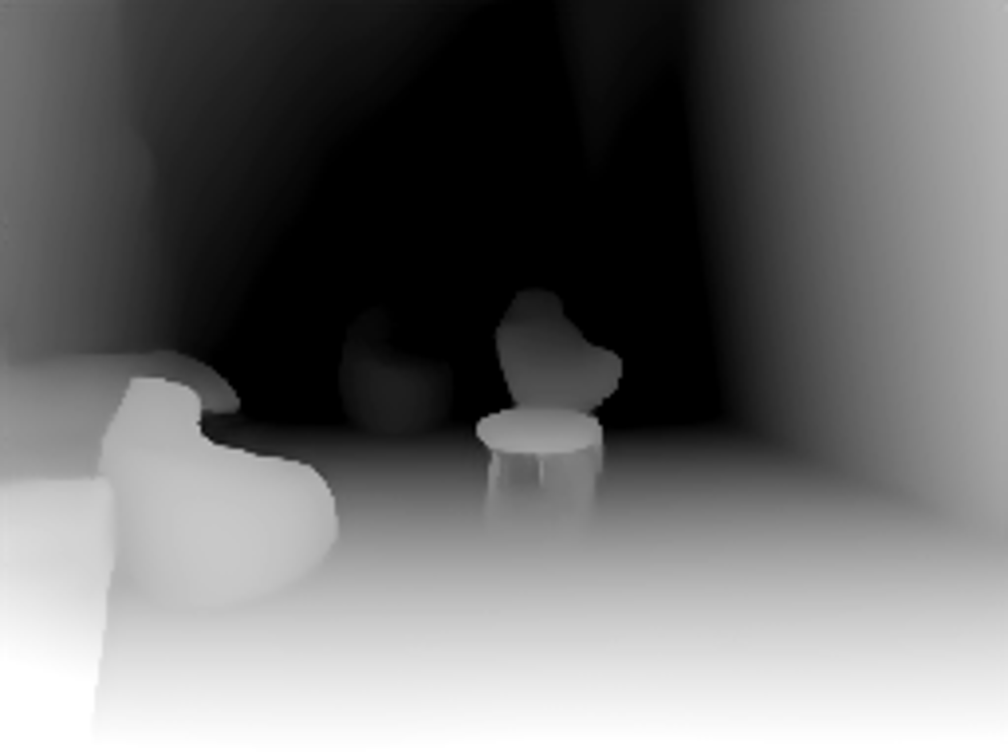
#> input picture data/scene_depth.png, 4032 x 3024 px (shown at 1/4 size)
$ python main.py
#> lines starting #> are read from the running program, lines starting #| are printed output that depends on the picture
import cv2
import numpy as np
import json

scene_image_via_prompt = False
prompt_choice = ["garden", "officeRoom", "luxuriousRoom"]
iter_choice = [0, 1]
if scene_image_via_prompt:
    # Load images
    scene_img = cv2.imread(f'sd_outputs/{prompt_choice[1]}/im_{iter_choice[0]}.png', cv2.IMREAD_COLOR)
    scene_img = cv2.resize(scene_img, (0, 0), fx=1.96875, fy=1.96875, interpolation=cv2.INTER_LINEAR)
else:
    # Load images
    scene_img = cv2.imread('data/scene.png', cv2.IMREAD_COLOR)
depth_img = cv2.imread('data/scene_depth.png', cv2.IMREAD_GRAYSCALE)
#> depth_img is the input picture: shape (3024, 4032); min 0, max 255, mean 110.4

object_img = cv2.imread('data/object.png', cv2.IMREAD_UNCHANGED)
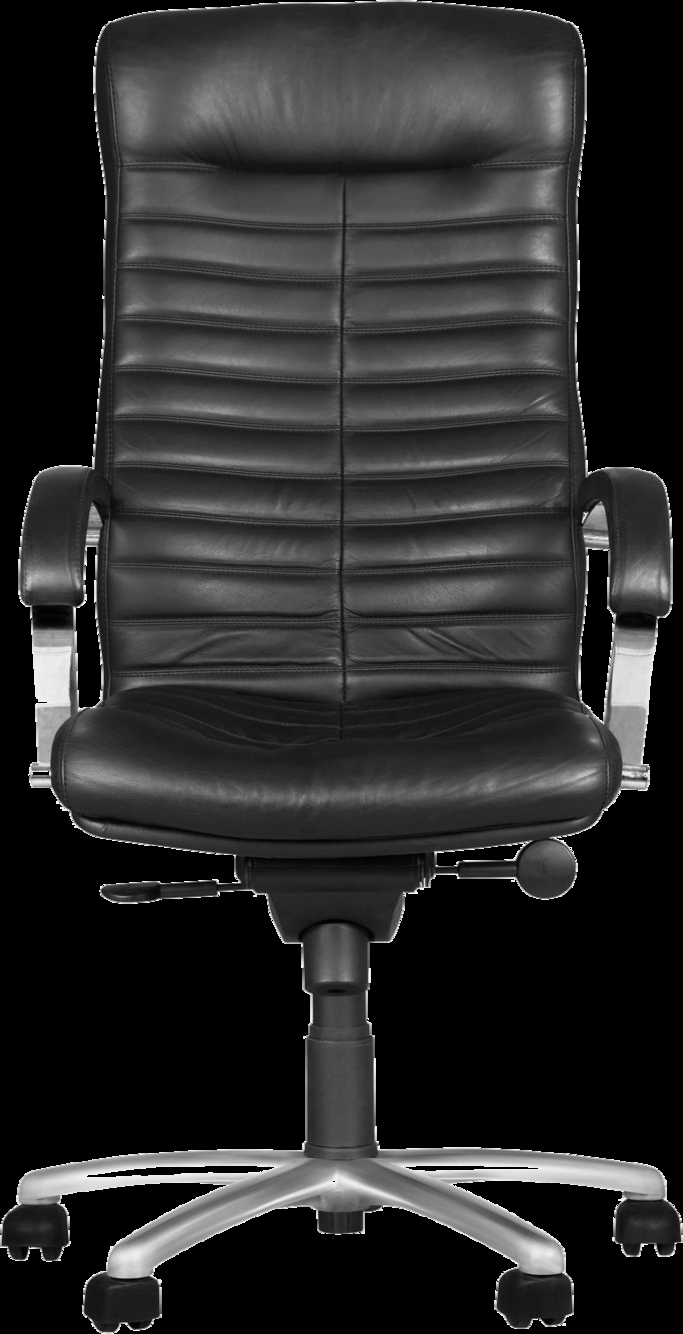
#> input picture data/object.png, 683 x 1334 px
#> object_img is the input picture: shape (1334, 683, 4); mean B, G, R, A 43.4, 43.4, 43.4, 147.7
segmentation_img = cv2.imread('data/segmentation_image.png', cv2.IMREAD_GRAYSCALE)
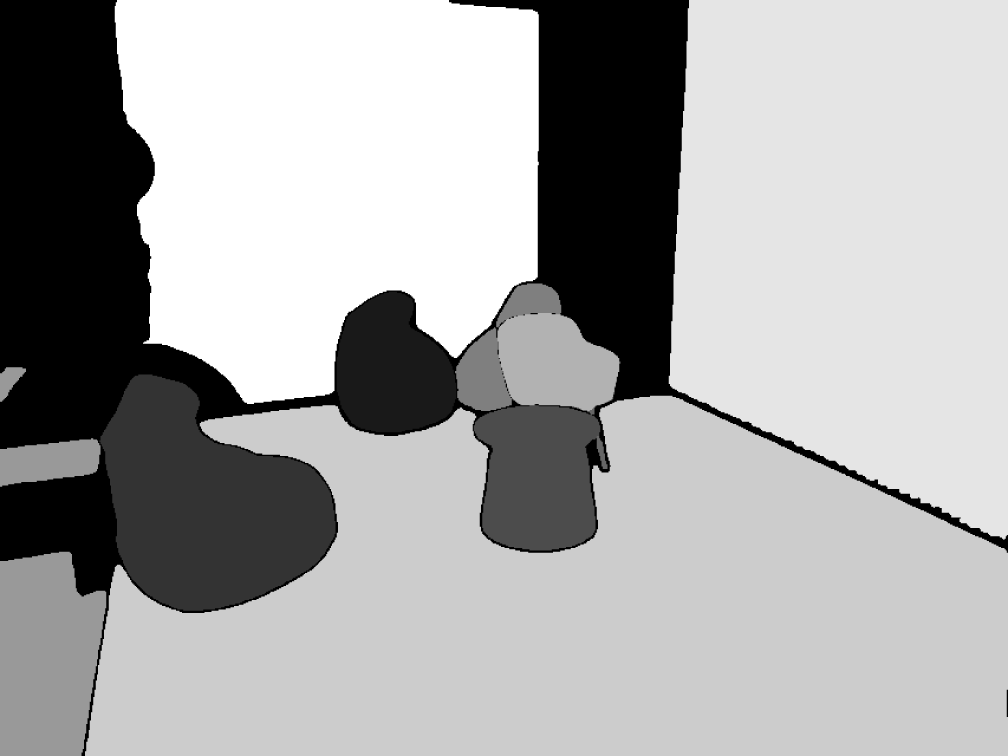
#> input picture data/segmentation_image.png, 4032 x 3024 px (shown at 1/4 size)
#> segmentation_img is the input picture: shape (3024, 4032); min 0, max 255, mean 167.9

# Load semantic mapping
#> (the run stopped early here; a loop or call above may not have finished)
